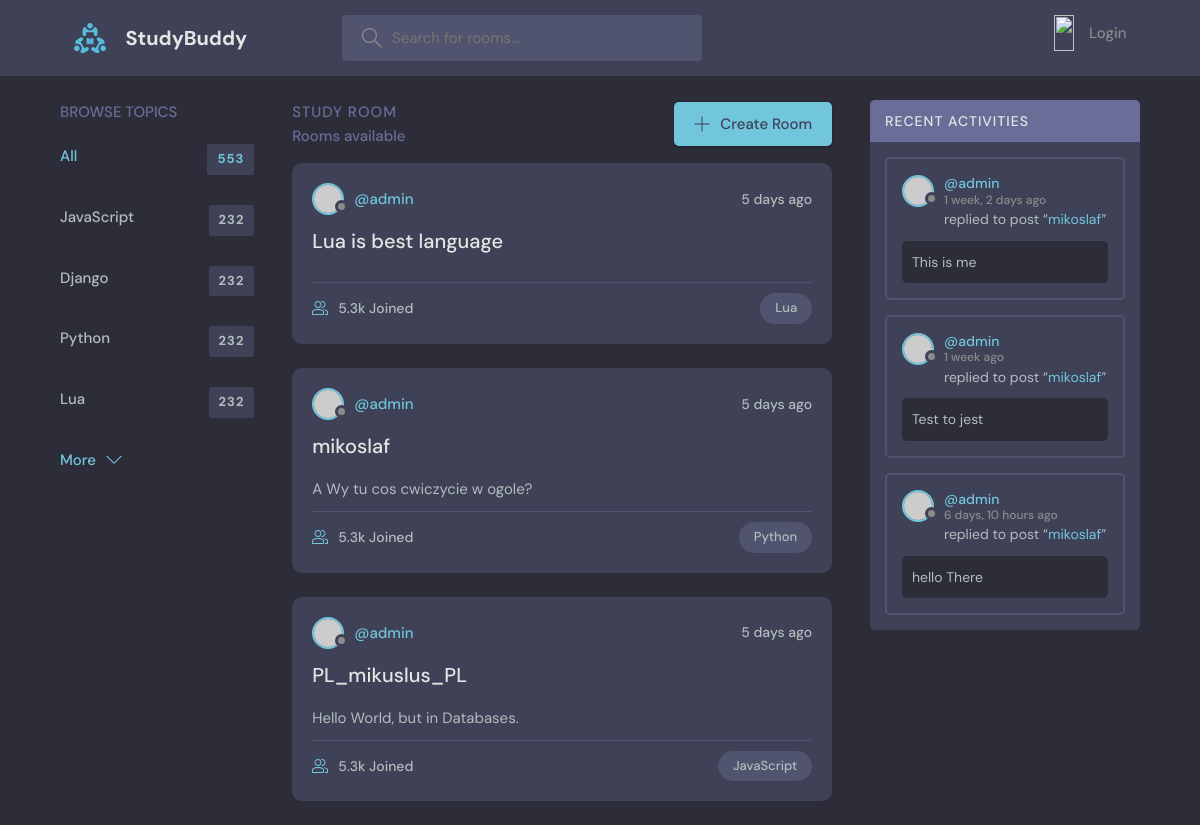
The page /profile/1 on the database as committed earlier.
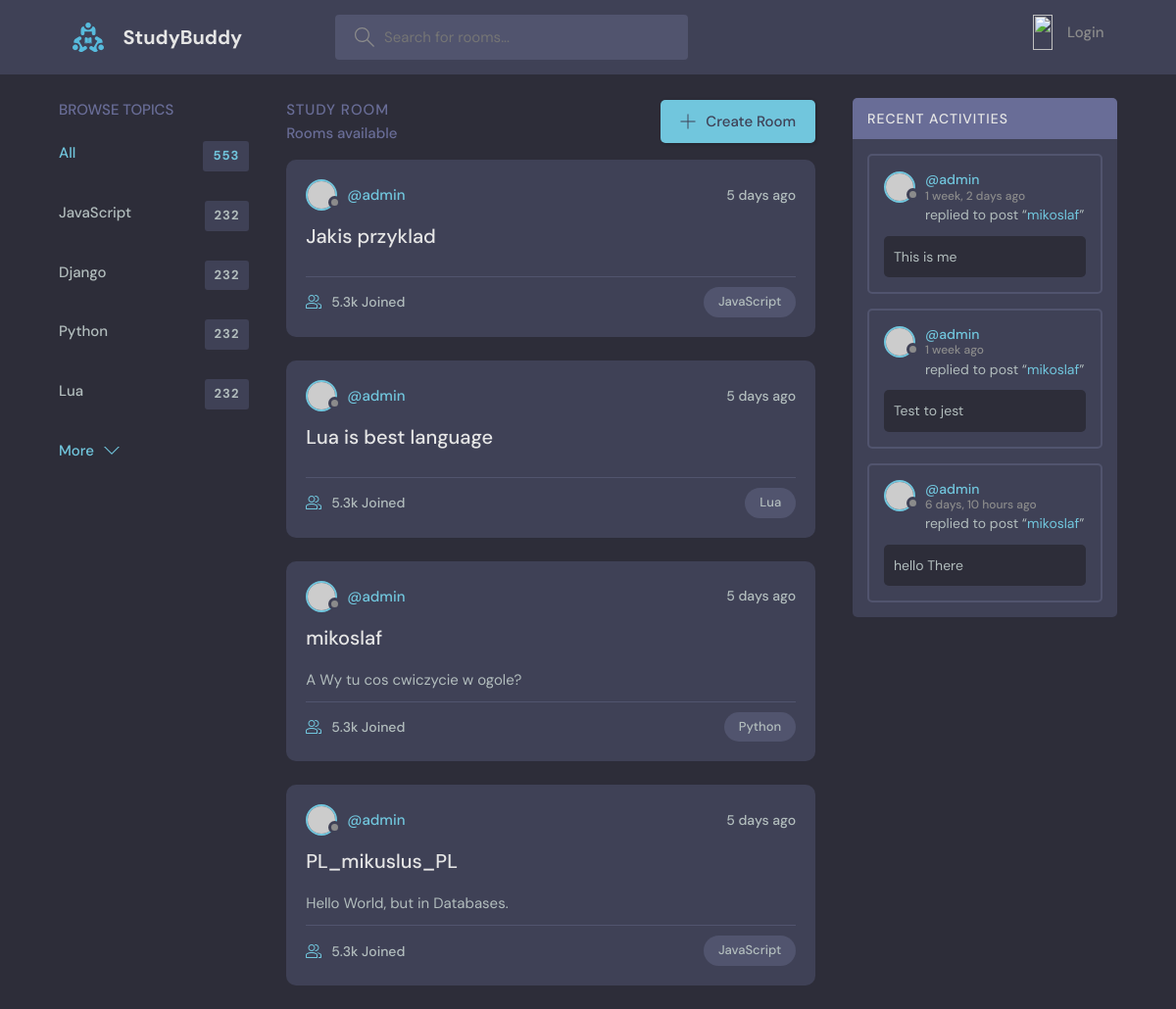
The same page on the database as committed later.
### base/models.py (models this page shows)
class Topic(models.Model):
    name = models.CharField(max_length=200)
    def __str__(self):
        return self.name

class Room(models.Model):
    host = models.ForeignKey(User, on_delete=models.SET_NULL, null=True)
    topic = models.ForeignKey(Topic, on_delete=models.SET_NULL, null=True)
    name = models.CharField(max_length=200)
    description = models.TextField(null=True, blank=True)
    participants = models.ManyToManyField(User, related_name='paricipants', blank=True)
    updated = models.DateField(auto_now=True)
    created = models.DateField(auto_now_add=True)
    class Meta:
        ordering = ['-updated', '-created'] # Domyślne Order BY w klasie, pierwszy ma priorytet, opcjonalnie drugi
    def __str__(self):
        return str(self.name)

class Message(models.Model):
    user = models.ForeignKey(User, on_delete=models.CASCADE)
    room = models.ForeignKey(Room, on_delete=models.CASCADE) # Zapis oznacza to, że gdy Room zostanie usuniety to to też zostanie|SET_NULL zamiast usunięcia zostanie dane NULL
    body = models.TextField()
    updated = models.DateField(auto_now=True)
    created = models.DateField(auto_now_add=True)
    def __str__(self):
        return self.body[0:50]

### base/views.py (the view)
# urls.py: path("profile/<str:pk>", views.userProfile, name="user-profile"),
def userProfile(request, pk):
    user = User.objects.get(id=pk)
    rooms = user.room_set.all()
    room_message = user.message_set.all()
    topics = Topic.objects.all()
    context = {'user': user, 'lista': rooms, 'room_messages': room_message, 'topics': topics}
    return render(request, 'profile.html', context)

### templates/profile.html
{% extends 'main.html' %}
{% block content %}
<main class="profile-page layout layout--3">
  <div class="container">
      {% include 'topics_component.html' %}
      {% include 'feed_component.html' %}
      {% include 'activity_component.html' %}
  </div>
</main>
{% endblock content %}

### templates/topics_component.html
<div class="topics">
  <div class="topics__header">
    <h2>Browse Topics</h2>
  </div>
  <ul class="topics__list">
    <li>
      <a href="{% url 'home' %}" class="active">All <span>553</span></a>
    </li>
    {% for topic in topics %}
        <li>
            <a href="{% url 'home' %}?q={{topic.name}}">{{topic}} <span>232</span></a>
        </li>
    {% endfor %}
  </ul>
  <a class="btn btn--link" href="topics.html">
    More
    <svg
      version="1.1"
      xmlns="http://www.w3.org/2000/svg"
      width="32"
      height="32"
      viewBox="0 0 32 32"
    >
      <title>chevron-down</title>
      <path d="M16 21l-13-13h-3l16 16 16-16h-3l-13 13z"></path>
    </svg>
  </a>
</div>

### templates/feed_component.html (shortened to what this page needs)
<div class="roomList">
    <div class="roomList__header">
      <div>
        <h2>Study Room</h2>
        <p>{{room_count}} Rooms available</p>
      </div>
      <a class="btn btn--main" href="{% url 'create-room'%}">
        <svg version="1.1" xmlns="http://www.w3.org/2000/svg" width="32" height="32" viewBox="0 0 32 32">
          <title>add</title>
          <path
            d="M16.943 0.943h-1.885v14.115h-14.115v1.885h14.115v14.115h1.885v-14.115h14.115v-1.885h-14.115v-14.115z"
          ></path>
        </svg>
        Create Room
      </a>
    </div>
    {% for list in lista %}
        <div class="roomListRoom">
        <div class="roomListRoom__header">
            <a href="{% url 'user-profile' list.host.id %}" class="roomListRoom__author">
            <div class="avatar avatar--small">
                <img src="https://randomuser.me/api/portraits/women/11.jpg" />
            </div>
            <span>@{{list.host.username}}</span>
            </a>
            <div class="roomListRoom__actions">
            <span>5 days ago</span>
            </div>
        </div>
        <div class="roomListRoom__content">
            <a href="{% url 'list' list.id %}">{{list.name}}</a>
            <p>
                {{list.description}}
            </p>
        </div>
        <div class="roomListRoom__meta">
            <a href="room.html" class="roomListRoom__joined">
            5.3k Joined
            </a>
            <p class="roomListRoom__topic">{{list.topic}}</p>
        </div>
        </div>
    {% endfor %}
  </div>

### templates/activity_component.html (shortened to what this page needs)
<div class="activities">
    <div class="activities__header">
      <h2>Recent Activities</h2>
    </div>
    {% for message in room_messages %}
        <div class="activities__box">
        <div class="activities__boxHeader roomListRoom__header">
            <a href="{% url 'user-profile' message.user.id %}" class="roomListRoom__author">
            <div class="avatar avatar--small">
                <img src="https://randomuser.me/api/portraits/women/11.jpg" />
            </div>
            <p>
                @{{message.user}}
                <span>{{message.created|timesince}} ago</span>
            </p>
            </a>
        </div>
        <div class="activities__boxContent">
            <p>replied to post “<a href="{% url 'list' message.room.id %}">{{message.room}}</a>”</p>
            <div class="activities__boxRoomContent">
                {{message}}
            </div>
        </div>
        </div>
    {% endfor %}
  </div>

Rows that differ between the two databases and show on the page:
added Room: host.username "admin", name "Jakis przyklad", topic "JavaScript"
